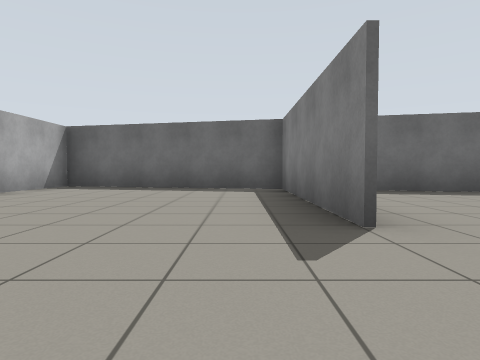
[1] (above)

20 first-person views from a walk through a Gazebo world. The camera is 0.72 m above the floor, tilts 2° down and sees 75° across. The floor is counted in squares, 2 m on a side. Each view is taken from the middle of a square. On the plan, view 1 faces up. The plan holds only what a view shows up to about 9 squares ahead; the rest is blank.

[2]
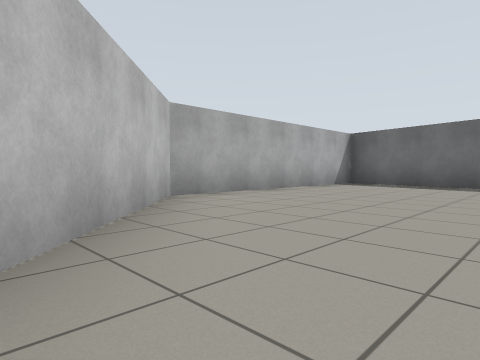

[3]
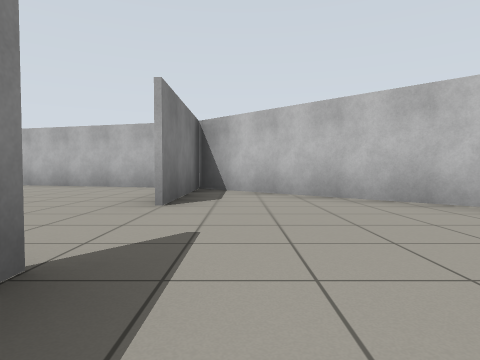

[4]
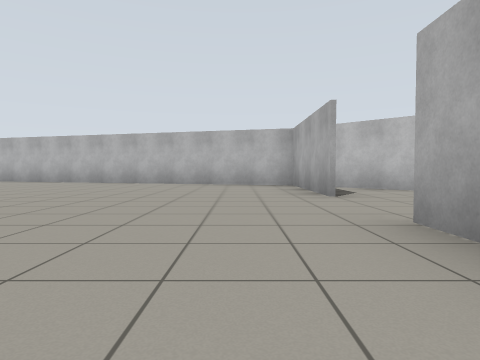

[5]
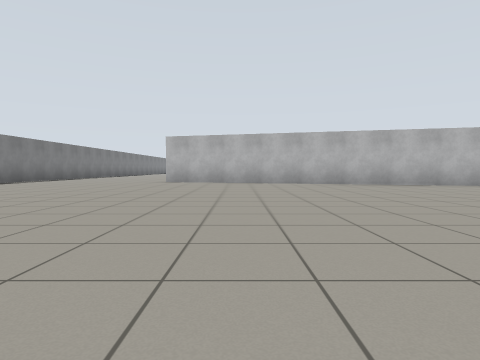

[6]
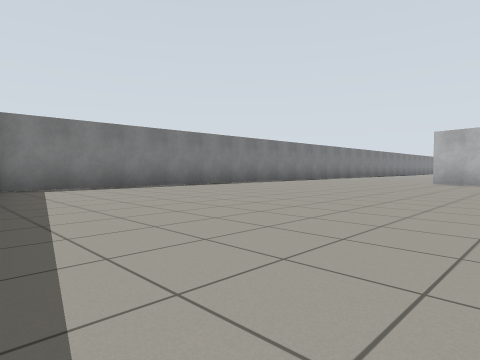

[7]
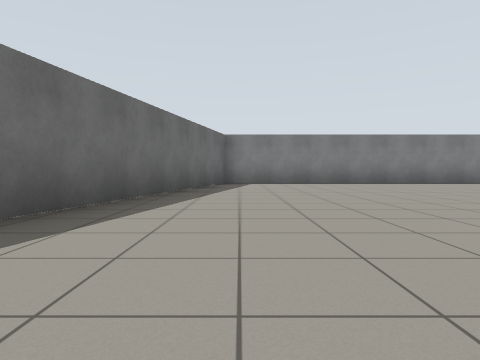

[8]
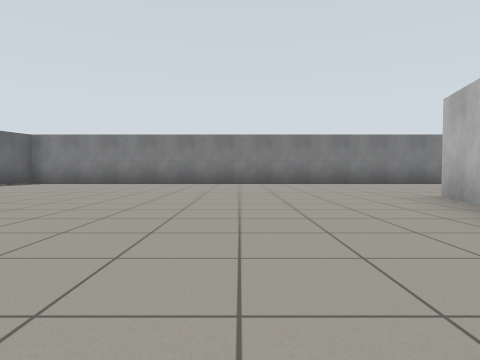

[9]
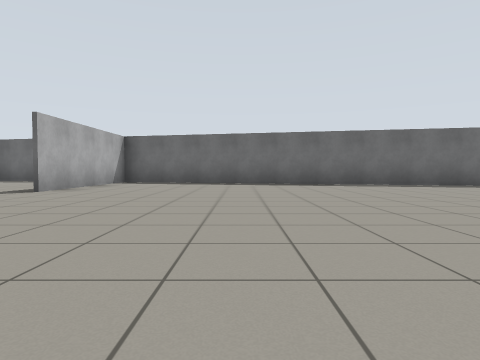

[10]
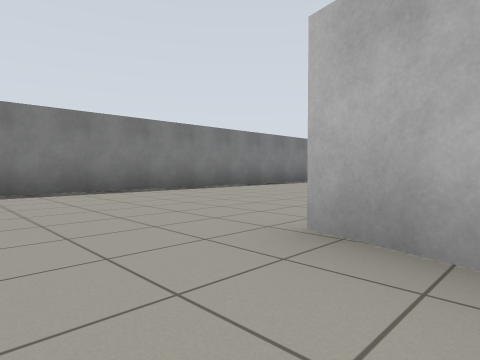

[11]
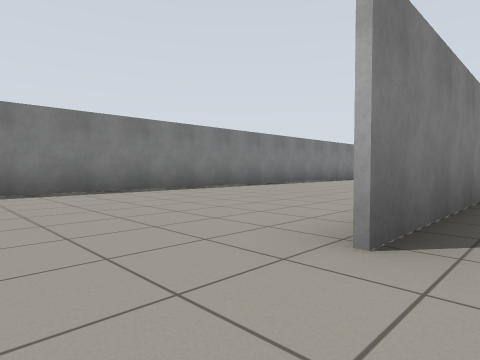

[12]
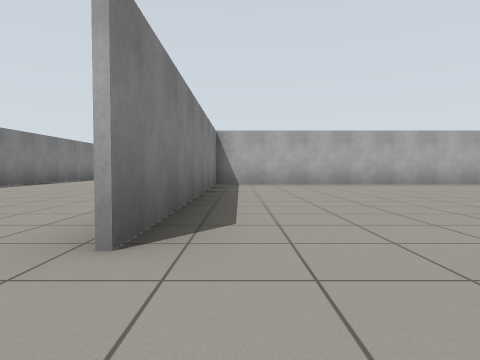

[13]
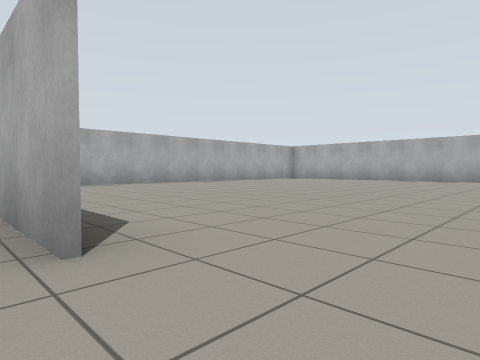

[14]
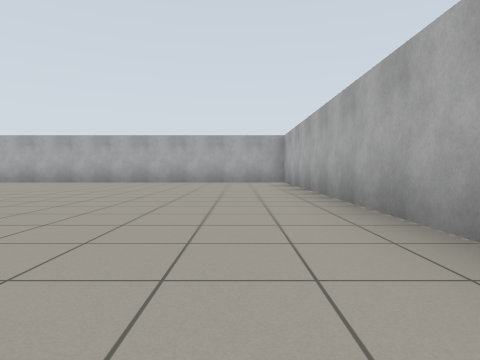

[15]
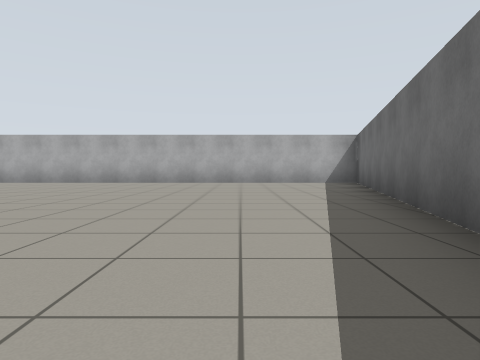

[16]
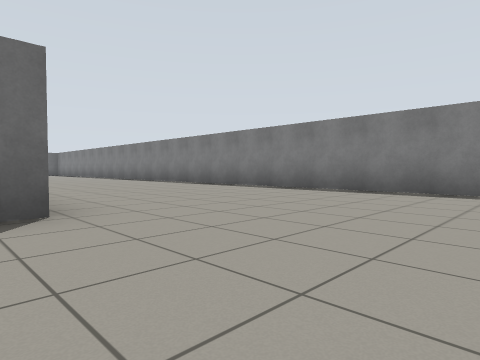

[17]
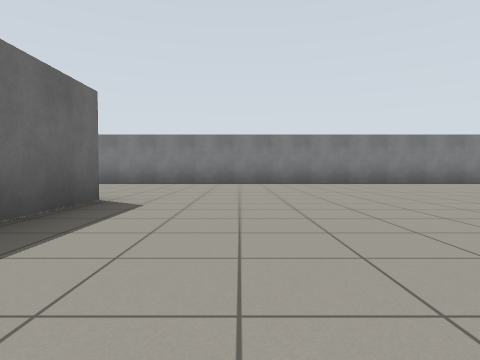

[18]
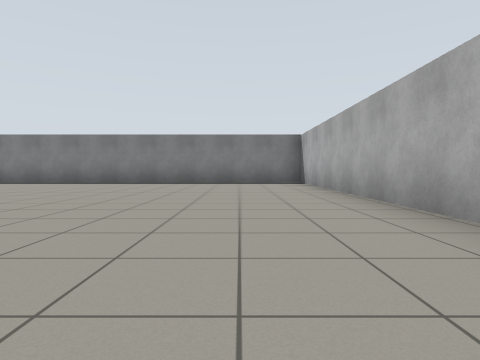

[19]
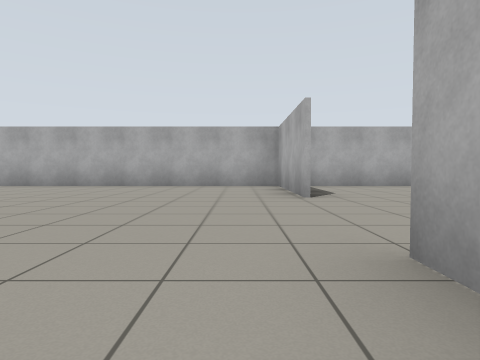

[20]
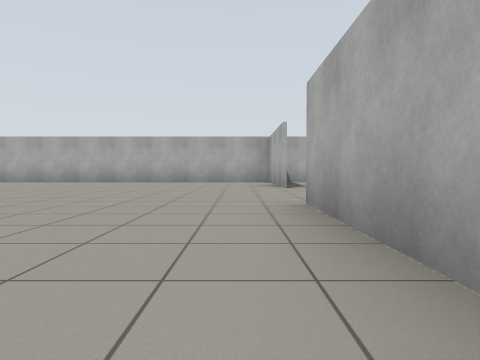

### Floor plan
Points are (right, up) in squares from view 1. A wall is a line through its corners. A room is listed if a view was taken in it or the views show most of it. See-through windows are left out.
Room 1 (views 1, 2, 3)
walls: (0.8, 1.9) (0.8, 5.6); (1.1, 5.5) (-3.6, 6.6) (-3.6, 1.3) (0.8, -2.8); (0.8, -2.9) (0.8, 0)
ways out: opening at (1, 0.5) to room 2
Room 2 (views 4, 5, 6, 7, 8, 9, 10, 16, 17, 18, 19, 20)
walls: (10.6, -8.2) (10.6, -9.9); (10.8, -14.4) (9.1, -14.4); (6.3, -15.9) (6.3, -18.4); (0.8, -2.9) (11, -5.6); (0.8, 0) (0.8, -3); (6.3, -20.9) (6.3, -23.6); (5.9, -23.6) (15.1, -23.6) (15.1, 2.4) (1.1, 5.5); (0.8, 5.6) (0.8, 1.9)
ways out: opening at (1, 0.5) to room 1; opening at (11, -7.5) to room 3; opening at (6, -19.5)
Room 3 (views 11, 12, 13, 14, 15)
walls: (7.3, -4.7) (0.8, -2.9); (0.8, -3) (0.8, -14.3) (10.6, -14.3) (10.6, -8.2)
ways out: opening at (11, -7.5) to room 2

Where each view was taken, in squares from view 1:
view 1: 0 up, 0 right, facing up
view 2: 1 down, 0 right, facing up-left
view 3: 3 up, 0 right, facing down
view 4: 4 up, 2 right, facing down
view 5: 3 up, 9 right, facing down
view 6: 3 up, 9 right, facing down-right
view 7: 2 up, 7 right, facing right
view 8: 3 down, 7 right, facing right
view 9: 3 down, 4 right, facing up
view 10: 4 down, 10 right, facing down-right
view 11: 7 down, 10 right, facing down-right
view 12: 7 down, 10 right, facing down
view 13: 7 down, 11 right, facing down-left
view 14: 6 down, 2 right, facing down
view 15: 6 down, 9 right, facing left
view 16: 17 down, 10 right, facing up-right
view 17: 16 down, 7 right, facing right
view 18: 22 down, 7 right, facing right
view 19: 17 down, 7 right, facing down
view 20: 15 down, 7 right, facing down
